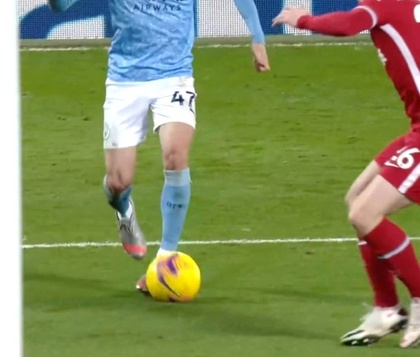
%> input picture detect_circl/football.jpg, 420 x 357 px, shrunk from 507 x 431 before the run
$ octave football_jpg.m   (GNU Octave 9; MATLAB toolbox functions it lacks are replaced by stand-ins)
%> lines starting %> are read from the running program, lines starting %| are printed output that depends on the picture
### detect_circl/findcircle.m
% 霍夫检测圆的主要代码
function [para] = findcircle(BW,stepR,stepAngle,minR,maxR,p)
%circleParaXYR = [];
[m,n] = size(BW);% BW:二值图像；
cntR = round((maxR-minR)/stepR)+1;% stepR:检测的圆半径步长， minR:最小圆半径， maxR:最大圆半径
cntAngle = round(2*pi/stepAngle);% stepAngle:角度步长，单位为弧度
hough_space = zeros(m,n,cntR);
% hough_space:参数空间，h(a,b,r)表示圆心在(a,b)半径为r的圆上的点数
[rows,cols] = find(BW);
cntPoints = size(rows,1);
% Hough变换将图像空间(x,y)对应到参数空间(a,b,r)
% a = x-r*cos(angle), b = y-r*sin(angle)
for i=1:cntPoints
    for r=1:cntR
        for k=1:cntAngle
            a = round(rows(i)-(minR+(r-1)*stepR)*cos(k*stepAngle));
            b = round(cols(i)-(minR+(r-1)*stepR)*sin(k*stepAngle));
            if(a>0 && a<=m && b>0 && b<=n)
                hough_space(a,b,r) = hough_space(a,b,r)+1;
            end
        end
    end
end

% 寻找满足阈值的圆的参数
max_para = max(max(max(hough_space)));
index = find(hough_space>=max_para*p); % p:以p*hough_space的最大值为阈值，p取0，1之间的数
length = size(index,1);
hough_circle=zeros(m,n);
for i=1:cntPoints
    for k=1:length
        par3 = floor(index(k)/(m*n))+1;
        par2 = floor((index(k)-(par3-1)*(m*n))/m)+1;
        par1 = index(k)-(par3-1)*(m*n)-(par2-1)*m;
        if((rows(i)-par1)^2+(cols(i)-par2)^2<(minR+(par3-1)*stepR)^2+5 && (rows(i)-par1)^2+(cols(i)-par2)^2>(minR+(par3-1)*stepR)^2-5)
            hough_circle(rows(i),cols(i)) = 1;% hough_circl:二值图像，检测到的圆
        end
    end
end

for k=1:length
    par3 = floor(index(k)/(m*n))+1;
    par2 = floor((index(k)-(par3-1)*(m*n))/m)+1;    % 圆心y坐标
    par1 = index(k)-(par3-1)*(m*n)-(par2-1)*m;      % 圆心x坐标
    par3 = minR+(par3-1)*stepR;                    % 圆的半径
    fprintf(1,'Center %d %d radius %d\n',par1,par2,par3);
    para(k,:) = [par1,par2,par3];% para:检测到的圆的圆心、半径
    plot(par2,par1,'x','LineWidth',5,'Color','red');%用红的的X对圆心位置进行标记

end

### detect_circl/football_jpg.m
clc;
clear all
close all
imtool close all

img0=imread('football.jpg');
%> img0 is the input picture: size 357x420x3 uint8; mean R, G, B 131.1, 141.1, 91.4

[row, col, channel] = size(img0);
%> row = 357; col = 420; channel = 3

if channel==3             %判断图像是否是彩色图像
    gray = rgb2gray(img0); % 图像灰度变换
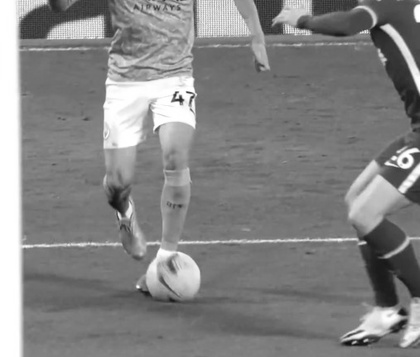
%> gray: size 357x420 uint8; min 13, max 255, mean 132.4
else
    gray = img0;
end
cannyedge = edge(gray,'canny');
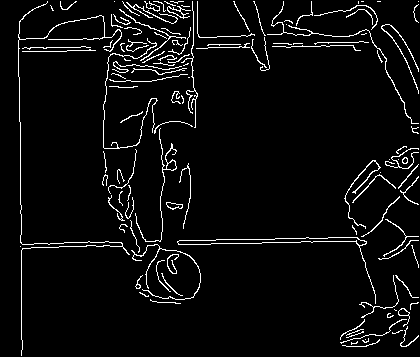
%> cannyedge: size 357x420 logical; 4.8% white in thin lines or dots

%imshow(img0);
imshow(cannyedge);
hold on;

%设置圆的参数范围
stepR = 3;
stepAngle = 0.07;
minR = 30;%16;%
maxR = 50;%18;%
p = 0.95;

parm = findcircle(cannyedge,stepR,stepAngle,minR,maxR,p);
%> in findcircle, `[rows,cols] = find(BW);`: rows = 7223 values from 2 to 356; cols = 7223 values from 19 to 419
%> in findcircle, `cntPoints = size(rows,1);`: cntPoints = 7223
%> (the run ends here)
